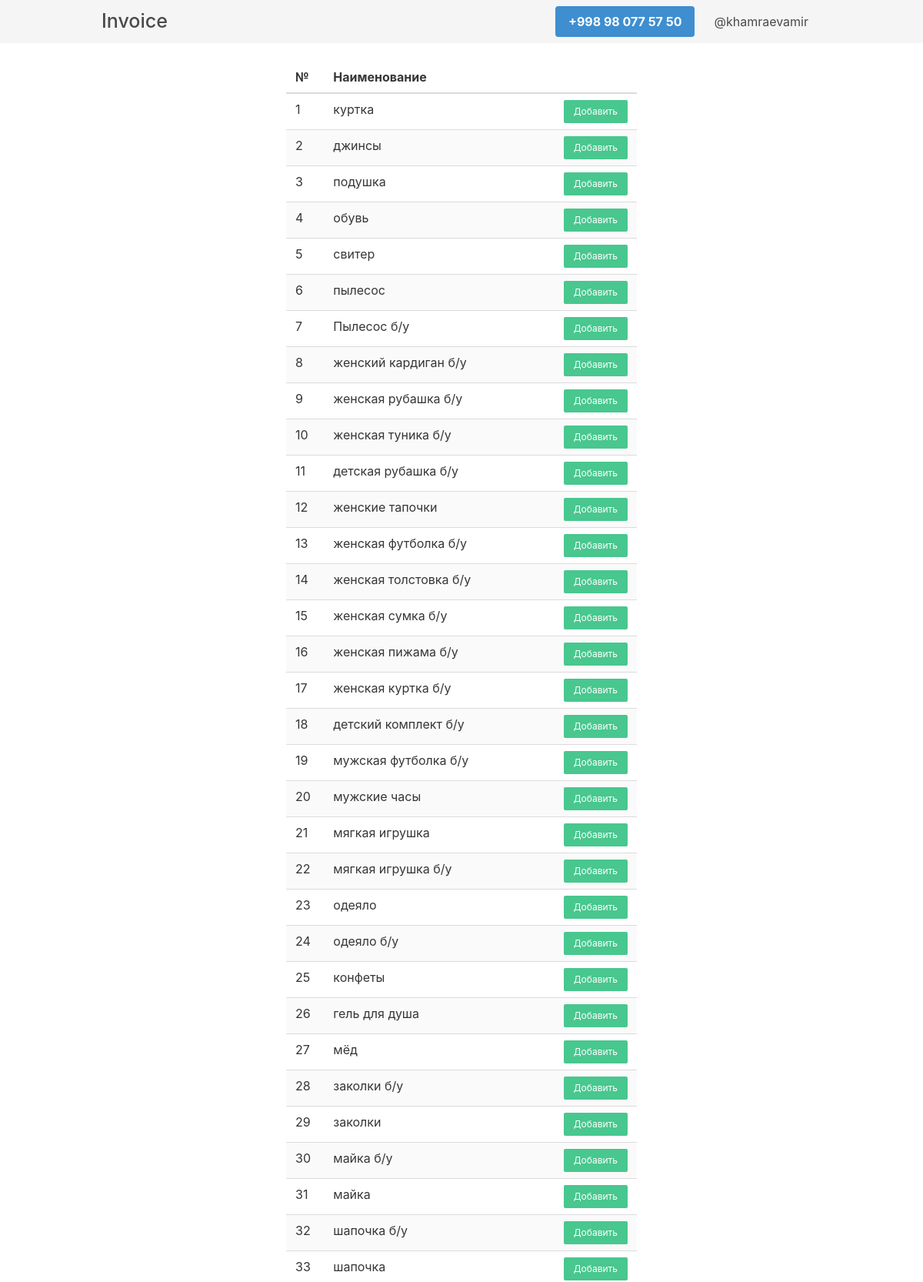
Page /product_questionnaire/ (upper part) on the committed database.
### app/models.py (models this page shows, shortened)
class Product(models.Model):
    name = models.CharField('Наименование - RU', max_length=100, unique=True)
    name_en = models.CharField('Наименование - EN', max_length=100, unique=True, null=True)
    class Meta:
        verbose_name = 'Продукты'
        verbose_name_plural = 'Продукт'

### app/views.py (the view)
# urls.py: path('product_questionnaire/', views.product_questionnaire, name='product_questionnaire'),
def product_questionnaire(request):
    products = Product.objects.all()
    return render(request, 'pages/product_questionnaire.html', {'products': products})

### templates/pages/product_questionnaire.html (shortened to what this page needs)
{% extends 'base.html' %}
{% load static %}
{% block content %}
<div class=" container pt-5 pb-2 px-3">
    <div class="columns">
        <div class="column is-half is-desktop mx-auto">
            <div class="slice_container">
                <table class="table  is-fullwidth  is-striped " id="myTable">
                    <thead>
                    <tr class="">
                        <th style="">№</th>
                        <th style="">Наименование</th>
                        <th style=""></th>
                    </tr>
                    </thead>
                    <tbody>
                    {% for product in products %}
                    <tr>
                        <td data-price="{{product.price}}" data-id="{{product.id}}" data-en = {{product.name_en}} id="product_id">
                            {{forloop.counter}}
                        </td>
                        <td id="product_name">{{product.name}}</td>
                        <td>
                            <button data-id="{{product.id}}"
                                    class="add_product button is-success is-small ml-auto is-block">Добавить
                            </button>
                        </td>
                    </tr>
                    {% endfor %}
                    </tbody>
                </table>
            </div>
        </div>
    </div>
</div>
{% endblock %}

### templates/base.html (shortened to what this page needs)
{% load static %}
<!DOCTYPE html>
<html lang="uz">
<head>
    <link href="{% static 'bulma/css/bulma.min.css' %}" type="text/css" rel="stylesheet">
    <link href="{% static 'css/style.css' %}" type="text/css" rel="stylesheet">
</head>
<body>
<div class="has-background-light">
    <nav class="navbar container is-light" role="navigation" aria-label="main navigation">
        <div class="navbar-brand">
            <a class="navbar-item logo" href="{% url 'index' %}">
                Invoice
            </a>
        </div>
        <div id="navbarBasicExample" class="navbar-menu">
            <div class="navbar-end">
                <div class="navbar-item">
                    <div class="buttons">
                        <a href="tel: +998980775750" class="button is-info">
                            <strong>+998 98 077 57 50</strong>
                        </a>
                        <a href="https://t.me/khamraevamir" class="button is-light">
                            @khamraevamir
                        </a>
                    </div>
                </div>
            </div>
        </div>
    </nav>
</div>
<div class="header">
{% block content %}
{% endblock %}
</div>
</body>
</html>

### static/css/style.css (style rules this page uses)
.logo { font-size: 25px; font-weight: 500; }
.header { min-height: calc(100vh - 56px) }
.slice_container { overflow: hidden; }

### rows in the picture
Product: name "куртка"
Product: name "джинсы"
Product: name "подушка"
Product: name "обувь"
Product: name "свитер"
Product: name "пылесос"
Product: name "Пылесос б/у"
Product: name "женский кардиган б/у"
Product: name "женская рубашка б/у"
Product: name "женская туника б/у"
Product: name "детская рубашка б/у"
Product: name "женские тапочки"
Product: name "женская футболка б/у"
Product: name "женская толстовка б/у"
Product: name "женская сумка б/у"
Product: name "женская пижама б/у"
Product: name "женская куртка б/у"
Product: name "детский комплект б/у"
Product: name "мужская футболка б/у"
Product: name "мужские часы"
Product: name "мягкая игрушка"
Product: name "мягкая игрушка б/у"
Product: name "одеяло"
Product: name "одеяло б/у"
Product: name "конфеты"
Product: name "гель для душа"
Product: name "мёд"
Product: name "заколки б/у"
Product: name "заколки"
Product: name "майка б/у"
Product: name "майка"
Product: name "шапочка б/у"
Product: name "шапочка"
